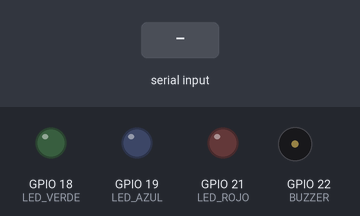
A sketch run on a simulated ESP32. On the bench: output pins drawn as LEDs (lit = HIGH), buzzer (waves = sounding). The test bench sets the inputs (shaded band). What the sketch prints to the serial monitor is not drawn.

Above: at 1.7 s.
1.8 s: "1" received over Serial
At 2.3 s:
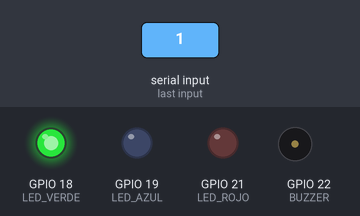
4.6 s: "2" received over Serial
At 5.5 s:
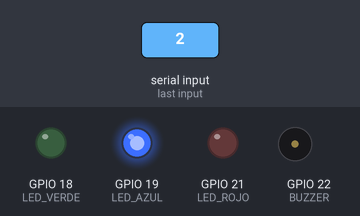
7.6 s: "3" received over Serial
At 8.9 s:
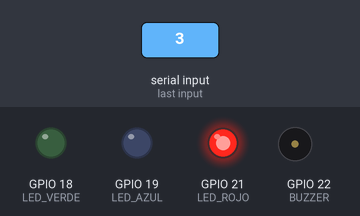
10.6 s: "4" received over Serial
At 10.9 s:
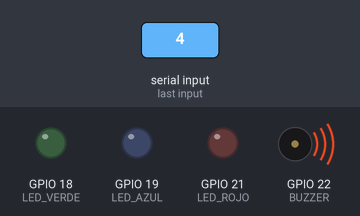
13.5 s: "5" received over Serial
At 17.4 s:
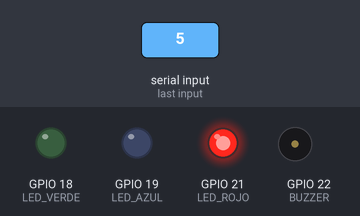
Timing chart, 0 to 19.5 s (numbered marks = the images above; inputs shaded):
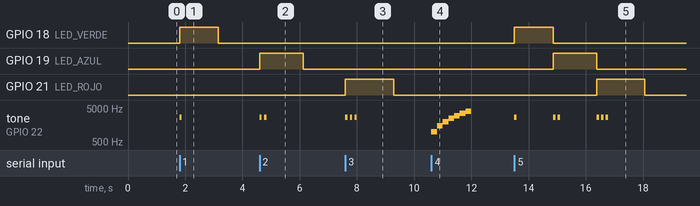

Measured:
- after the input at 1.8 s, GPIO 18 (LED_VERDE): LOW → HIGH at once, → LOW 1.4 s later; tone on GPIO 22 (BUZZER): silent → 2700 Hz at once, → silent 0.08 s later
- after the input at 4.6 s, GPIO 19 (LED_AZUL): LOW → HIGH at once, → LOW 1.5 s later; tone on GPIO 22 (BUZZER): alternates 2700 Hz for 0.08 s and silent for 0.08 s, 4 changes in all, then stays silent, starting at once
- after the input at 7.6 s, GPIO 21 (LED_ROJO): LOW → HIGH at once, → LOW 1.7 s later; tone on GPIO 22 (BUZZER): alternates 2700 Hz for 0.08 s and silent for 0.08 s, 6 changes in all, then stays silent, starting at once
- after the input at 10.6 s, tone on GPIO 22 (BUZZER): plays 1000 Hz for 0.20 s, 1500 Hz for 0.20 s, 2000 Hz for 0.20 s, 2500 Hz for 0.20 s, 3000 Hz for 0.20 s, 3500 Hz for 0.20 s … (7 notes in this stretch), starting at once
- after the input at 13.5 s, GPIO 18 (LED_VERDE): LOW → HIGH at once, → LOW 1.4 s later; GPIO 19 (LED_AZUL): LOW → HIGH after 1.4 s, → LOW 1.5 s later

The sketch:

prueba_salidas.ino
```cpp
// Prueba de los LEDs (GPIO 18, 19, 21) y del buzzer pasivo (GPIO 22) de la
// LILYGO, sin YRM ni internet. Sirve para revisar las conexiones.
//
// Monitor serie a 115200 (con "New Line" o "No line ending"), escribe un número:
//   1  entrada: LED verde y 1 pitido
//   2  salida:  LED azul y 2 pitidos
//   3  negado:  LED rojo y 3 pitidos
//   4  buzzer: escala de tonos (si suena, el buzzer y su conexión están bien)
//   5  todo seguido (1, 2 y 3)
//
// Placa: "ESP32 Wrover Module".

#define LED_VERDE 18
#define LED_AZUL  19
#define LED_ROJO  21
#define BUZZER    22
#define BUZZER_HZ 2700   // el mismo tono que usa el lector

// El buzzer es pasivo: suena con un tono, no con voltaje fijo.
void pitido(int ms, int hz = BUZZER_HZ) {
  tone(BUZZER, hz);
  delay(ms);
  noTone(BUZZER);
  pinMode(BUZZER, OUTPUT);
  digitalWrite(BUZZER, LOW);
}

void senal(const char* nombre, int led, int pitidos) {
  Serial.printf("%s: LED en GPIO %d y %d pitido(s)\n", nombre, led, pitidos);
  digitalWrite(led, HIGH);
  for (int i = 0; i < pitidos; i++) { pitido(80); delay(80); }
  delay(1200);
  digitalWrite(led, LOW);
}

void setup() {
  Serial.begin(115200);
  delay(500);
  pinMode(LED_VERDE, OUTPUT); pinMode(LED_AZUL, OUTPUT);
  pinMode(LED_ROJO, OUTPUT);  pinMode(BUZZER, OUTPUT);
  digitalWrite(LED_VERDE, LOW); digitalWrite(LED_AZUL, LOW);
  digitalWrite(LED_ROJO, LOW);  digitalWrite(BUZZER, LOW);
  Serial.println("\n=== Prueba de LEDs y buzzer ===");
  Serial.println("1 entrada · 2 salida · 3 negado · 4 escala del buzzer · 5 todo");
  Serial.println("Con nada pulsado los 3 LEDs deben quedar APAGADOS por completo.");
}

void loop() {
  if (!Serial.available()) return;
  char c = Serial.read();
  if (c == '1') senal("Entrada", LED_VERDE, 1);
  if (c == '2') senal("Salida", LED_AZUL, 2);
  if (c == '3') senal("Negado", LED_ROJO, 3);
  if (c == '4') {
    Serial.println("Buzzer: escala de 1 a 4 kHz");
    for (int hz = 1000; hz <= 4000; hz += 500) pitido(200, hz);
  }
  if (c == '5') {
    senal("Entrada", LED_VERDE, 1);
    senal("Salida", LED_AZUL, 2);
    senal("Negado", LED_ROJO, 3);
  }
}
```
